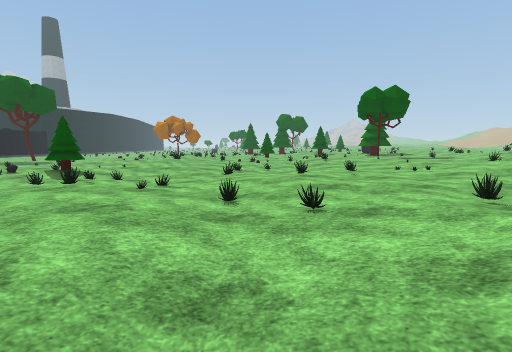
View 1 (above)

15 first-person views from a walk through a scene from a Unity 3-D project. The camera is 1.5 m above the floor, tilts 6° down and sees 85° across. The floor is counted in squares, 2 m on a side. Each view is taken from the middle of a square. On the plan, view 1 faces up. The plan holds only what a view shows up to about 10 squares ahead; the rest is blank. The place goes on beyond the plan. The player character is not drawn. Some surface patterns are stand-ins.

View 2
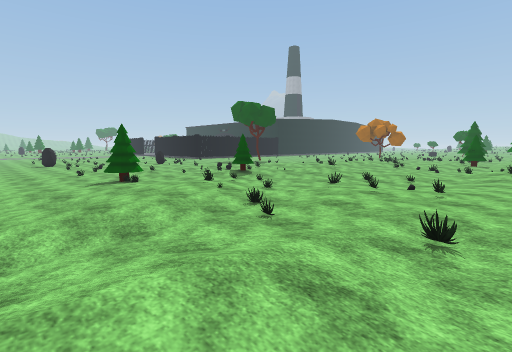

View 3
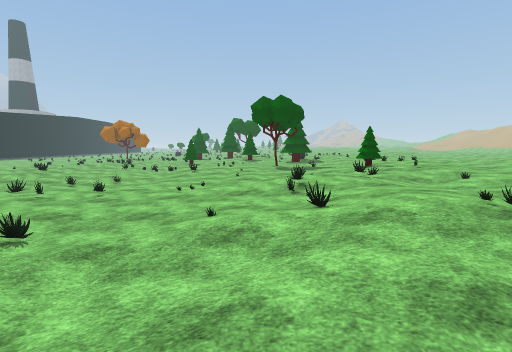

View 4
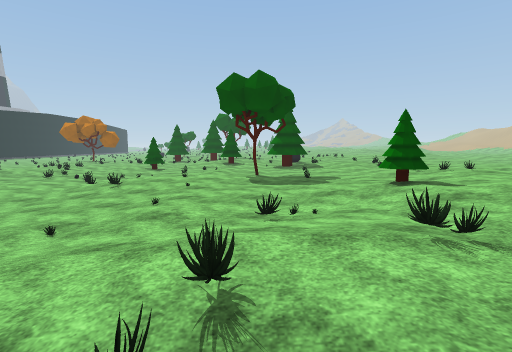

View 5
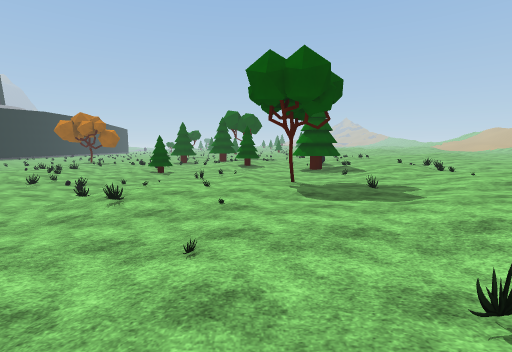

View 6
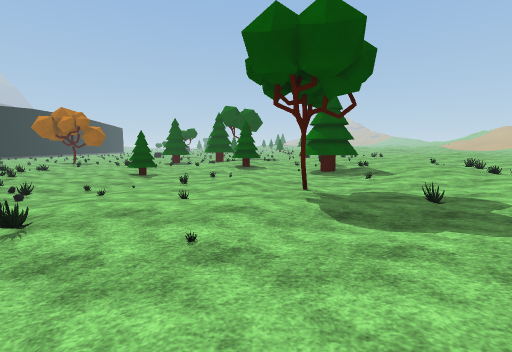

View 7
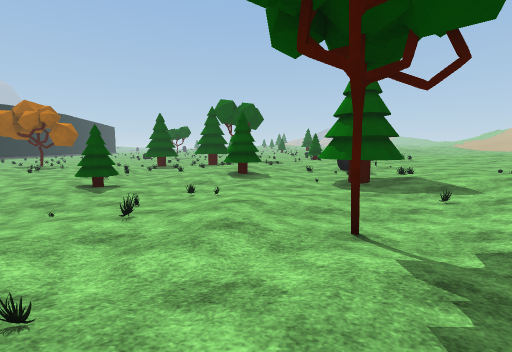

View 8
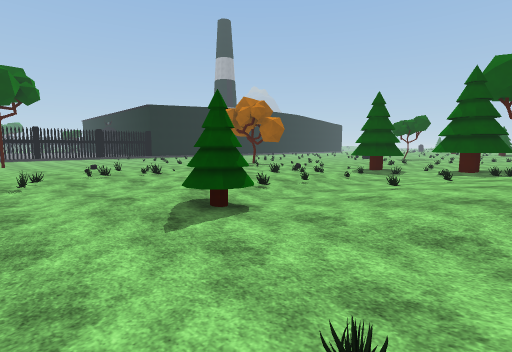

View 9
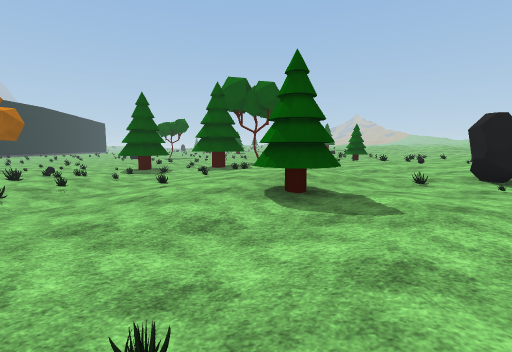

View 10
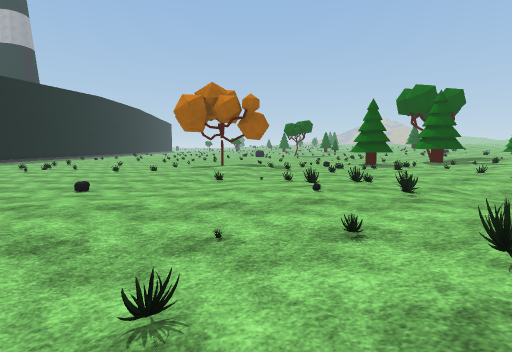

View 11
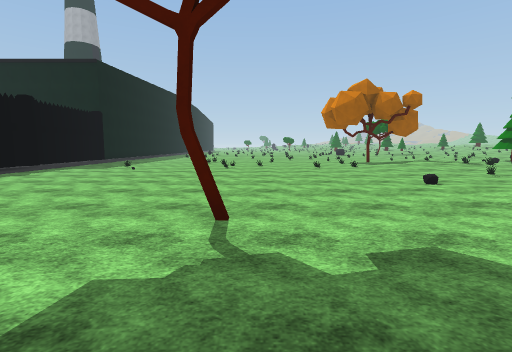

View 12
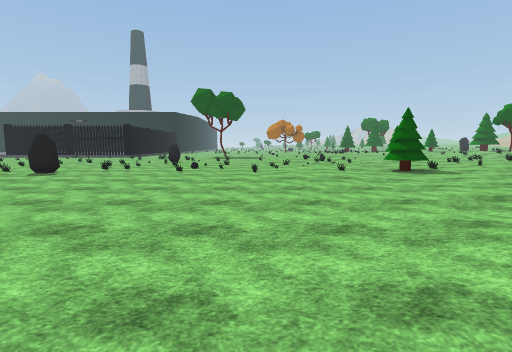

View 13
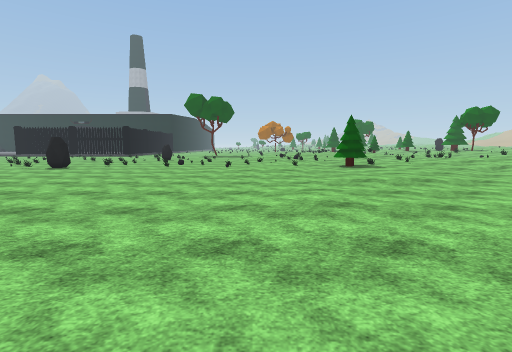

View 14
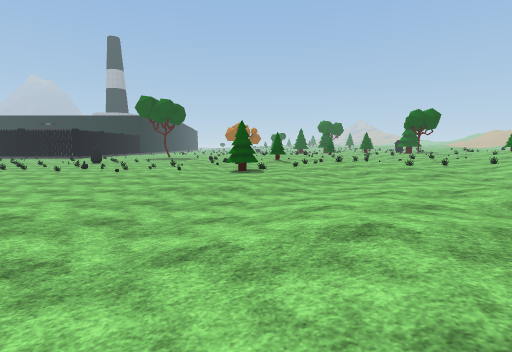

View 15
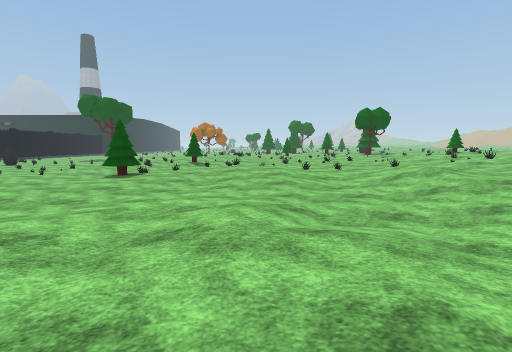

### Floor plan
Key: @ floor where view 1 was taken; # wall or solid block; x gap in a wall; . main floor; : floor 0.25 m higher than the main floor; + floor 0.5 m higher than the main floor; * floor 0.75 m higher than the main floor; % floor 1 m higher than the main floor; & floor 1.25 m higher than the main floor; $ floor 1.5 m higher than the main floor; / step, stairs or slope; = window, fence, low wall or low ledge; O other object.
Columns run from 20 left of view 1 to 12 right of it. Each row starts with its distance up from view 1.
 26                 :..x.=##/     //
 25                 :=.==::==  /=/%%
 24 x.=...==.==.::/====/:://   //%%
 23 #...........:/::::://://*/ +//
 22 x...............=:=+/:/=*%/+//
 21  ............=./:::+=/=////=O//%%
 20  ............./==::+/////#***+/%%
 19   .........../+=+:/:/#///+**#=/%/
 18    ........:::+/=/://#::+//##//
 17     ..O....::::++=:/::::=++##/& =
 16      .....  //////:::::=//*+//&=/
 15       ...    .:= /=:..////++=/&=
 14        .      /  :=:=/////O+////
 13                   ::://////**///
 12                    +:////%*=*//$
 11                    +///**%**// =
 10                   +:+:///**////$
  9             =.  //+:=:/+**%////$&
  8              = +///:=:///%*/////&
  7               /#:::::////*=///$/
  6               //:=.=//**///=//$
  5    .=.....=/::::===/+==*//=&&//
  4  ...==. .=..:##:/=/+/***////&&
  3  .=O...=./:=.##:+/*+=+==/&=$$
  2   ........::..:::/+*++/+////
  1    ...........:::////////%%
  0     .........:::.///@//* %
 -1     ........:::..::::///
 -2      ...........///:://
 -3       .....:..//////:/
 -4        ...::..////*/:
 -5         .....//*+++/
 -6          ... //*  +
 -7           .   /

Positions as (right, up) in squares from view 1, and headings:
1: (0, 0), facing up
2: (3, 0), facing up-left
3: (5, 0), facing up
4: (6, 4), facing up
5: (5, 6), facing up
6: (5, 8), facing up
7: (5, 11), facing up
8: (4, 16), facing up-left
9: (4, 16), facing up
10: (-6, 14), facing up
11: (-13, 14), facing up
12: (-11, -5), facing up
13: (-10, -7), facing up
14: (-6, -7), facing up
15: (-2, -6), facing up
